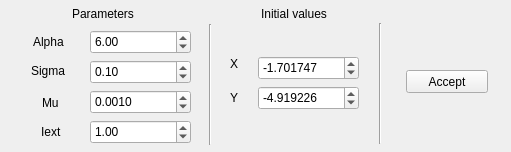
<?xml version="1.0" encoding="UTF-8"?>
<ui version="4.0">
 <class>NM_GUI_Rulkov_2002</class>
 <widget class="QWidget" name="NM_GUI_Rulkov_2002">
  <property name="windowModality">
   <enum>Qt::ApplicationModal</enum>
  </property>
  <property name="geometry">
   <rect>
    <x>0</x>
    <y>0</y>
    <width>511</width>
    <height>152</height>
   </rect>
  </property>
  <property name="windowTitle">
   <string>Form</string>
  </property>
  <widget class="QDoubleSpinBox" name="doubleRlkMu">
   <property name="geometry">
    <rect>
     <x>90</x>
     <y>90</y>
     <width>101</width>
     <height>24</height>
    </rect>
   </property>
   <property name="decimals">
    <number>4</number>
   </property>
   <property name="minimum">
    <double>-99.989999999999995</double>
   </property>
   <property name="singleStep">
    <double>0.001000000000000</double>
   </property>
   <property name="value">
    <double>0.001000000000000</double>
   </property>
  </widget>
  <widget class="QLabel" name="label_10">
   <property name="geometry">
    <rect>
     <x>33</x>
     <y>31</y>
     <width>41</width>
     <height>21</height>
    </rect>
   </property>
   <property name="text">
    <string>Alpha</string>
   </property>
  </widget>
  <widget class="QDoubleSpinBox" name="doubleRlkI">
   <property name="geometry">
    <rect>
     <x>90</x>
     <y>120</y>
     <width>101</width>
     <height>24</height>
    </rect>
   </property>
   <property name="minimum">
    <double>-99.989999999999995</double>
   </property>
   <property name="value">
    <double>1.000000000000000</double>
   </property>
  </widget>
  <widget class="QDoubleSpinBox" name="doubleRlkYIni">
   <property name="geometry">
    <rect>
     <x>258</x>
     <y>86</y>
     <width>101</width>
     <height>24</height>
    </rect>
   </property>
   <property name="decimals">
    <number>6</number>
   </property>
   <property name="minimum">
    <double>-99.989999999999995</double>
   </property>
   <property name="singleStep">
    <double>0.010000000000000</double>
   </property>
   <property name="value">
    <double>-4.919226000000000</double>
   </property>
  </widget>
  <widget class="QLabel" name="label_26">
   <property name="geometry">
    <rect>
     <x>42</x>
     <y>92</y>
     <width>21</width>
     <height>21</height>
    </rect>
   </property>
   <property name="text">
    <string>Mu</string>
   </property>
  </widget>
  <widget class="QDoubleSpinBox" name="doubleRlkXIni">
   <property name="geometry">
    <rect>
     <x>258</x>
     <y>56</y>
     <width>101</width>
     <height>24</height>
    </rect>
   </property>
   <property name="decimals">
    <number>6</number>
   </property>
   <property name="minimum">
    <double>-99.989999999999995</double>
   </property>
   <property name="singleStep">
    <double>0.010000000000000</double>
   </property>
   <property name="value">
    <double>-1.701747000000000</double>
   </property>
  </widget>
  <widget class="QLabel" name="label_24">
   <property name="geometry">
    <rect>
     <x>41</x>
     <y>124</y>
     <width>21</width>
     <height>16</height>
    </rect>
   </property>
   <property name="text">
    <string>Iext</string>
   </property>
  </widget>
  <widget class="QLabel" name="label_23">
   <property name="geometry">
    <rect>
     <x>31</x>
     <y>60</y>
     <width>41</width>
     <height>21</height>
    </rect>
   </property>
   <property name="text">
    <string>Sigma</string>
   </property>
  </widget>
  <widget class="QLabel" name="label_25">
   <property name="geometry">
    <rect>
     <x>230</x>
     <y>56</y>
     <width>31</width>
     <height>16</height>
    </rect>
   </property>
   <property name="text">
    <string>X</string>
   </property>
  </widget>
  <widget class="QLabel" name="label_22">
   <property name="geometry">
    <rect>
     <x>230</x>
     <y>90</y>
     <width>31</width>
     <height>16</height>
    </rect>
   </property>
   <property name="text">
    <string>Y</string>
   </property>
  </widget>
  <widget class="QDoubleSpinBox" name="doubleRlkSigma">
   <property name="geometry">
    <rect>
     <x>90</x>
     <y>60</y>
     <width>101</width>
     <height>24</height>
    </rect>
   </property>
   <property name="minimum">
    <double>-99.989999999999995</double>
   </property>
   <property name="singleStep">
    <double>0.100000000000000</double>
   </property>
   <property name="value">
    <double>0.100000000000000</double>
   </property>
  </widget>
  <widget class="QDoubleSpinBox" name="doubleRlkAlpha">
   <property name="geometry">
    <rect>
     <x>90</x>
     <y>30</y>
     <width>101</width>
     <height>24</height>
    </rect>
   </property>
   <property name="minimum">
    <double>-99.989999999999995</double>
   </property>
   <property name="value">
    <double>6.000000000000000</double>
   </property>
  </widget>
  <widget class="Line" name="line">
   <property name="geometry">
    <rect>
     <x>200</x>
     <y>24</y>
     <width>20</width>
     <height>121</height>
    </rect>
   </property>
   <property name="orientation">
    <enum>Qt::Vertical</enum>
   </property>
  </widget>
  <widget class="QLabel" name="label">
   <property name="geometry">
    <rect>
     <x>72</x>
     <y>6</y>
     <width>81</width>
     <height>16</height>
    </rect>
   </property>
   <property name="text">
    <string>Parameters</string>
   </property>
  </widget>
  <widget class="QLabel" name="label_2">
   <property name="geometry">
    <rect>
     <x>261</x>
     <y>6</y>
     <width>121</width>
     <height>16</height>
    </rect>
   </property>
   <property name="text">
    <string>Initial values</string>
   </property>
  </widget>
  <widget class="Line" name="line_2">
   <property name="geometry">
    <rect>
     <x>370</x>
     <y>23</y>
     <width>20</width>
     <height>121</height>
    </rect>
   </property>
   <property name="orientation">
    <enum>Qt::Vertical</enum>
   </property>
  </widget>
  <widget class="QPushButton" name="pushButton_accept">
   <property name="geometry">
    <rect>
     <x>406</x>
     <y>70</y>
     <width>82</width>
     <height>23</height>
    </rect>
   </property>
   <property name="text">
    <string>Accept</string>
   </property>
  </widget>
 </widget>
 <resources/>
 <connections/>
</ui>
